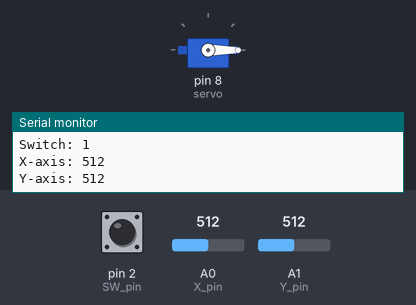
Simulated run of this sketch. Board: Arduino Uno, built with avr-gcc and run on an emulated ATmega328P. Parts: servo, the last lines printed to the serial monitor. Inputs (shaded band) come from the test bench; at power-on: A0 (X_pin) = 512, pin 2 (SW_pin) HIGH, A1 (Y_pin) = 512.

Above: at 1.2 s.
1.3 s: A0 (X_pin) set to 306
At 2.5 s:
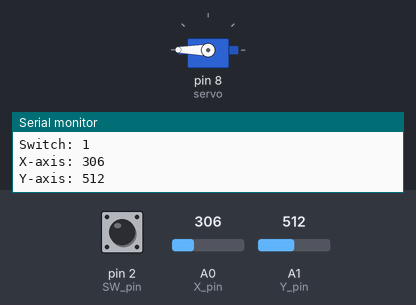
3.0 s: A0 (X_pin) set to 122
At 3.9 s:
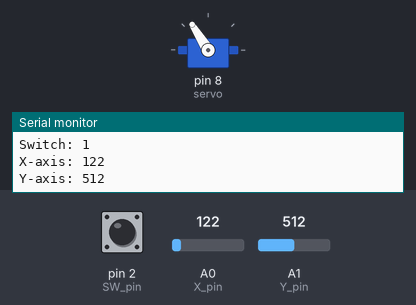
4.5 s: A0 (X_pin) set to 900
At 5.3 s:
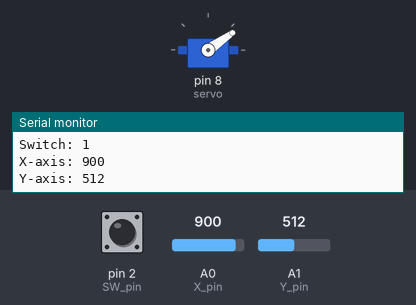
6.0 s: A0 (X_pin) set to 1023
At 6.6 s:
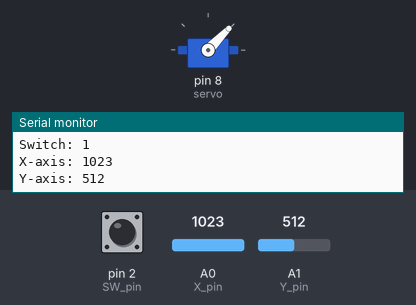
7.5 s: A0 (X_pin) set to 511
At 8.0 s:
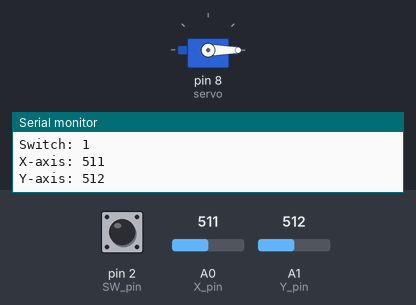
Timing chart, 0 to 10.0 s (numbered marks = the images above; inputs shaded):
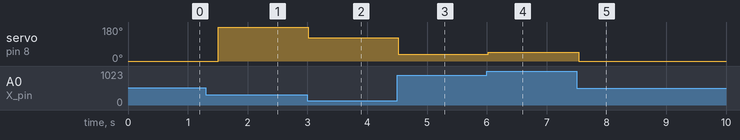

The sketch:

joystickANDservoControl.ino
```cpp
//SW to 2 on digital.
//VRY(y-axis) to A1 on analog.
//VRX(x-axis) to A0 on analog.
//+5V to 5V on power.
//GND to GND on power
//Use baud rate of 115200 on serial monitor

#include <Servo.h>

const int SW_pin = 2;
const int Y_pin = 1;
const int X_pin = 0;
Servo servo;


void setup() {
  // put your setup code here, to run once:
  pinMode(SW_pin, INPUT);
  digitalWrite(SW_pin, HIGH);
  servo.attach(8);
  servo.write(0);
  Serial.begin(115200);
}

void loop() {
  // put your main code here, to run repeatedly:
  Serial.print("Switch: ");
  Serial.print(digitalRead(SW_pin));
  Serial.print("\n");
  Serial.print("X-axis: ");
  Serial.print(analogRead(X_pin));
  servo.write(analogRead(X_pin));
  Serial.print("\n");
  Serial.print("Y-axis: ");
  Serial.println(analogRead(Y_pin));
  Serial.print("\n\n");
  delay(250);
}
```

Measured:
- after the input at 1.3 s, servo on pin 8 (servo): 0° → 180° after 0.21 s
- after the input at 3.0 s, servo on pin 8 (servo): 180° → 122° at once
- after the input at 4.5 s, servo on pin 8 (servo): 122° → 35° at once
- after the input at 6.0 s, servo on pin 8 (servo): 35° → 46° at once
- after the input at 7.5 s, servo on pin 8 (servo): 46° → 0° at once
